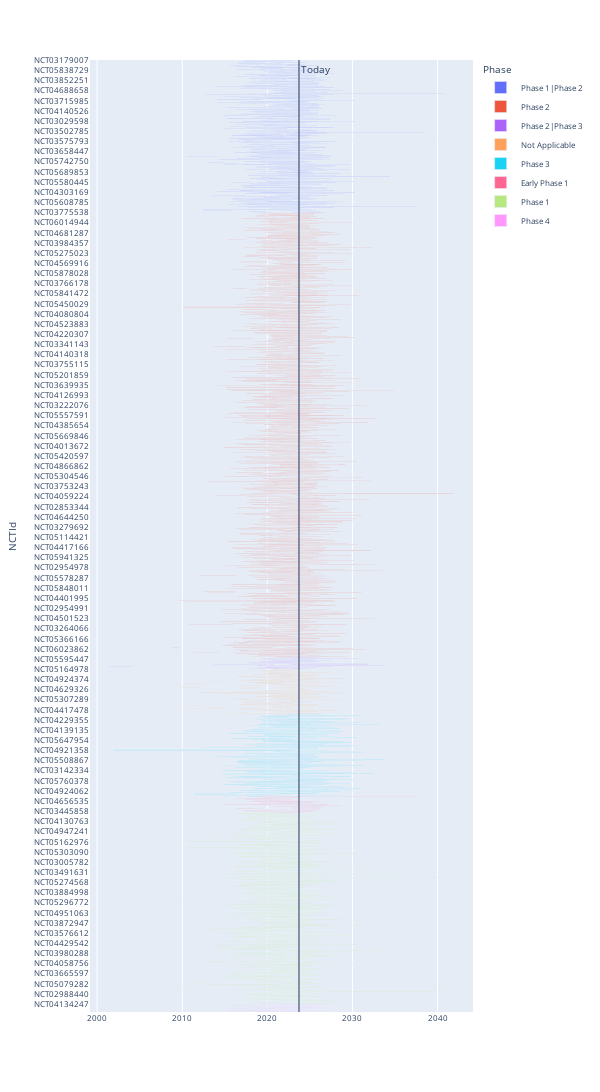

The notebook cell saved with this chart:
### Code cell
now = dt.datetime.now()
today = now.strftime("%Y-%m-%d")
data = df2

fig = px.timeline(
    data,
    x_start="StartDate",
    x_end="CompletionDate",
    # pattern_shape="LeadSponsorName",
    hover_name="LeadSponsorName",
    y="NCTId",
    color="Phase",
    width=600,
    height=1200,
)
fig.update_yaxes(autorange="reversed")

# 수직 영역 표시
fig.add_vrect(
    x0=today,
    x1=today,
    annotation_text="Today",
    annotation_position="top left",
    annotation=dict(font_size=10),
    fillcolor="green",
    opacity=0.7,
    line_width=1,
)

fig.update_layout(
    font=dict(
        # family="Courier New, monospace",
        size=8,  # Set the font size here
        # color="RebeccaPurple"
    )
)

fig.show()

### Figure 1 — Plotly figure (JSON) as saved in the notebook; plotly's stock layout.template omitted (floating-point values rounded to 4 significant figures; data arrays with more than 128 entries replaced by an {"elided": "..."} marker saying what was removed)
{"data": [{"alignmentgroup": "True", "base": {"elided": "512 str values"}, "hovertemplate": "<b>%{hovertext}</b><br><br>Phase=Phase 1|Phase 2<br>StartDate=%{base}<br>CompletionDate=%{x}<br>NCTId=%{y}<extra></extra>", "hovertext": {"elided": "512 str values"}, "legendgroup": "Phase 1|Phase 2", "marker": {"color": "#636efa", "pattern": {"shape": ""}}, "name": "Phase 1|Phase 2", "offsetgroup": "Phase 1|Phase 2", "orientation": "h", "showlegend": true, "textposition": "auto", "type": "bar", "x": {"elided": "512 int values"}, "xaxis": "x", "y": {"elided": "512 str values"}, "yaxis": "y"}, {"alignmentgroup": "True", "base": {"elided": "1488 str values"}, "hovertemplate": "<b>%{hovertext}</b><br><br>Phase=Phase 2<br>StartDate=%{base}<br>CompletionDate=%{x}<br>NCTId=%{y}<extra></extra>", "hovertext": {"elided": "1488 str values"}, "legendgroup": "Phase 2", "marker": {"color": "#EF553B", "pattern": {"shape": ""}}, "name": "Phase 2", "offsetgroup": "Phase 2", "orientation": "h", "showlegend": true, "textposition": "auto", "type": "bar", "x": {"elided": "1488 int values"}, "xaxis": "x", "y": {"elided": "1488 str values"}, "yaxis": "y"}, {"alignmentgroup": "True", "base": ["2022-10-29T00:00:00", "2022-04-10T00:00:00", "2021-01-20T00:00:00", "2019-05-01T00:00:00", "2022-08-06T00:00:00", "2019-04-08T00:00:00", "2022-10-18T00:00:00", "2019-09-01T00:00:00", "2020-04-16T00:00:00", "2022-12-20T00:00:00", "2021-01-20T00:00:00", "2022-03-02T00:00:00", "2020-07-15T00:00:00", "2021-10-01T00:00:00", "2020-09-23T00:00:00", "2019-11-16T00:00:00", "2019-02-01T00:00:00", "2019-03-05T00:00:00", "2017-09-19T00:00:00", "2020-09-25T00:00:00", "2022-03-15T00:00:00", "2017-11-16T00:00:00", "2023-06-30T00:00:00", "2023-08-08T00:00:00", "2022-04-30T00:00:00", "2013-08-09T00:00:00", "2022-11-11T00:00:00", "2021-07-01T00:00:00", "2022-04-10T00:00:00", "2018-11-01T00:00:00", "2019-11-21T00:00:00", "2022-12-19T00:00:00", "2001-06-01T00:00:00", "2020-12-15T00:00:00", "2020-07-01T00:00:00", "2018-11-30T00:00:00", "2019-09-30T00:00:00", "2021-06-30T00:00:00", "2017-12-05T00:00:00", "2020-08-13T00:00:00"], "hovertemplate": "<b>%{hovertext}</b><br><br>Phase=Phase 2|Phase 3<br>StartDate=%{base}<br>CompletionDate=%{x}<br>NCTId=%{y}<extra></extra>", "hovertext": ["Xuhua Duan", "RenJi Hospital", "Shanghai Pulmonary Hospital, Shanghai, China", "Beijing Friendship Hospital", "Cancer Institute and Hospital, Chinese Academy of Medical Sciences", "Henan Cancer Hospital", "Hospital Regional de Alta Especialidad del Bajio", "Chinese PLA General Hospital", "Assiut University", "Jiangsu Healthy Life Innovation Medical Technology Co., Ltd", "Shanghai Zhongshan Hospital", "Shanghai Zhongshan Hospital", "ARCAGY/ GINECO GROUP", "Shanghai Jiao Tong University School of Medicine", "Qilu Pharmaceutical Co., Ltd.", "Mian XI", "University of Hawaii", "Shanghai Junshi Bioscience Co., Ltd.", "Biocad", "Taizhou Hanzhong biomedical co. LTD", "SWOG Cancer Research Network", "Janssen Research & Development, LLC", "Regeneron Pharmaceuticals", "Regeneron Pharmaceuticals", "Third Affiliated Hospital, Sun Yat-Sen University", "Merck Sharp & Dohme LLC", "Shandong New Time Pharmaceutical Co., LTD", "Sun Yat-sen University", "Zhejiang University", "Second Affiliated Hospital of Guangzhou Medical University", "GlaxoSmithKline", "Immunocore Ltd", "Spanish National Health System", "Rapa Therapeutics LLC", "Qilu Pharmaceutical Co., Ltd.", "University Health Network, Toronto", "MacroGenics", "Mirati Therapeutics Inc.", "Universität des Saarlandes", "GlaxoSmithKline"], "legendgroup": "Phase 2|Phase 3", "marker": {"color": "#ab63fa", "pattern": {"shape": ""}}, "name": "Phase 2|Phase 3", "offsetgroup": "Phase 2|Phase 3", "orientation": "h", "showlegend": true, "textposition": "auto", "type": "bar", "x": [97545600000, 54432000000, 157766400000, 110505600000, 251942400000, 71020800000, 63158400000, 168393600000, 32832000000, 82425600000, 121910400000, 168220800000, 153964800000, 134006400000, 55814400000, 93312000000, 123465600000, 139104000000, 122774400000, 94608000000, 180316800000, 126489600000, 266976000000, 258940800000, 84240000000, 225417600000, 117417600000, 236736000000, 117590400000, 473385600000, 114652800000, 148348800000, 89424000000, 143337600000, 76204800000, 221011200000, 131587200000, 88473600000, 217987200000, 93052800000], "xaxis": "x", "y": ["NCT05605613", "NCT05322187", "NCT04702009", "NCT05809336", "NCT05484024", "NCT03975036", "NCT05595447", "NCT04510610", "NCT04589494", "NCT05661240", "NCT04669496", "NCT04973306", "NCT03651206", "NCT05125055", "NCT04864782", "NCT04167293", "NCT04500678", "NCT03859128", "NCT03288870", "NCT04750083", "NCT05096663", "NCT03357952", "NCT05785767", "NCT05800015", "NCT05250843", "NCT01905657", "NCT05408221", "NCT04890522", "NCT05325528", "NCT03755739", "NCT04128696", "NCT05549297", "NCT00399425", "NCT04220190", "NCT04435652", "NCT03686202", "NCT04082364", "NCT04887870", "NCT03366272", "NCT04428333"], "yaxis": "y"}, {"alignmentgroup": "True", "base": {"elided": "153 str values"}, "hovertemplate": "<b>%{hovertext}</b><br><br>Phase=Not Applicable<br>StartDate=%{base}<br>CompletionDate=%{x}<br>NCTId=%{y}<extra></extra>", "hovertext": {"elided": "153 str values"}, "legendgroup": "Not Applicable", "marker": {"color": "#FFA15A", "pattern": {"shape": ""}}, "name": "Not Applicable", "offsetgroup": "Not Applicable", "orientation": "h", "showlegend": true, "textposition": "auto", "type": "bar", "x": {"elided": "153 int values"}, "xaxis": "x", "y": {"elided": "153 str values"}, "yaxis": "y"}, {"alignmentgroup": "True", "base": {"elided": "273 str values"}, "hovertemplate": "<b>%{hovertext}</b><br><br>Phase=Phase 3<br>StartDate=%{base}<br>CompletionDate=%{x}<br>NCTId=%{y}<extra></extra>", "hovertext": {"elided": "273 str values"}, "legendgroup": "Phase 3", "marker": {"color": "#19d3f3", "pattern": {"shape": ""}}, "name": "Phase 3", "offsetgroup": "Phase 3", "orientation": "h", "showlegend": true, "textposition": "auto", "type": "bar", "x": {"elided": "273 int values"}, "xaxis": "x", "y": {"elided": "273 str values"}, "yaxis": "y"}, {"alignmentgroup": "True", "base": ["2021-01-01T00:00:00", "2019-09-01T00:00:00", "2019-02-01T00:00:00", "2019-02-01T00:00:00", "2019-10-01T00:00:00", "2019-11-22T00:00:00", "2017-01-01T00:00:00", "2021-07-01T00:00:00", "2016-03-08T00:00:00", "2020-01-27T00:00:00", "2020-05-13T00:00:00", "2018-01-18T00:00:00", "2017-05-17T00:00:00", "2018-03-09T00:00:00", "2020-10-30T00:00:00", "2020-03-26T00:00:00", "2021-04-21T00:00:00", "2017-08-11T00:00:00", "2021-02-01T00:00:00", "2018-09-27T00:00:00", "2019-05-01T00:00:00", "2019-07-24T00:00:00", "2021-09-26T00:00:00", "2022-10-01T00:00:00", "2019-04-19T00:00:00", "2021-03-31T00:00:00", "2023-06-21T00:00:00", "2019-03-29T00:00:00", "2018-03-27T00:00:00", "2014-11-25T00:00:00", "2023-07-20T00:00:00", "2023-09-01T00:00:00", "2023-06-06T00:00:00", "2021-03-01T00:00:00", "2020-08-28T00:00:00", "2022-12-02T00:00:00", "2023-06-24T00:00:00", "2023-03-30T00:00:00", "2023-03-02T00:00:00", "2023-04-10T00:00:00", "2023-03-27T00:00:00", "2023-02-06T00:00:00", "2016-05-01T00:00:00", "2018-08-30T00:00:00", "2023-03-23T00:00:00", "2019-04-10T00:00:00", "2017-03-28T00:00:00", "2018-05-07T00:00:00", "2020-02-15T00:00:00", "2023-08-30T00:00:00", "2018-02-12T00:00:00", "2021-09-01T00:00:00", "2023-09-30T00:00:00", "2021-03-05T00:00:00", "2019-10-28T00:00:00"], "hovertemplate": "<b>%{hovertext}</b><br><br>Phase=Early Phase 1<br>StartDate=%{base}<br>CompletionDate=%{x}<br>NCTId=%{y}<extra></extra>", "hovertext": ["Fudan University", "UNC Lineberger Comprehensive Cancer Center", "Allife Medical Science and Technology Co., Ltd.", "Allife Medical Science and Technology Co., Ltd.", "Shanghai First Maternity and Infant Hospital", "SYZ Cell Therapy Co..", "Huashan Hospital", "Beijing Friendship Hospital", "H. Lee Moffitt Cancer Center and Research Institute", "Bispebjerg Hospital", "Wuhan Union Hospital, China", "Universitaire Ziekenhuizen KU Leuven", "Megan Daly, MD", "Nilogen Oncosystems", "Shanghai Mengchao Cancer Hospital", "Shanghai Cell Therapy Group Co.,Ltd", "Yale University", "University of California, Davis", "John O. Prior", "Sidney Kimmel Comprehensive Cancer Center at Johns Hopkins", "Zhejiang Cancer Hospital", "Jonsson Comprehensive Cancer Center", "Shanghai Juncell Therapeutics", "The Second Hospital of Hebei Medical University", "University of Arizona", "University of California, Davis", "UNC Lineberger Comprehensive Cancer Center", "UNC Lineberger Comprehensive Cancer Center", "Five Prime Therapeutics, Inc.", "M.D. Anderson Cancer Center", "University of Pennsylvania", "Zhao Weili", "H. Lee Moffitt Cancer Center and Research Institute", "China Medical University Hospital", "Merck Sharp & Dohme LLC", "Shanghai Yunying Medical Technology", "Shanghai Yunying Medical Technology", "Shanghai Yunying Medical Technology", "Shanghai Yunying Medical Technology", "Shanghai Yunying Medical Technology", "Shanghai Yunying Medical Technology", "Shanghai Yunying Medical Technology", "Centro Nacional de Investigaciones Oncologicas CARLOS III", "University Health Network, Toronto", "Barbara Burtness", "Zhejiang University", "Ashwin Somasundaram", "University of California, San Francisco", "NYU Langone Health", "Zhejiang University", "Children's Hospital Medical Center, Cincinnati", "Shanghai Public Health Clinical Center", "Shanghai Cell Therapy Group Co.,Ltd", "Carla Greenbaum, MD", "Griffin Hospital"], "legendgroup": "Early Phase 1", "marker": {"color": "#FF6692", "pattern": {"shape": ""}}, "name": "Early Phase 1", "offsetgroup": "Early Phase 1", "orientation": "h", "showlegend": true, "textposition": "auto", "type": "bar", "x": [62985600000, 563241600000, 63158400000, 63158400000, 94694400000, 124761600000, 155088000000, 47433600000, 141350400000, 55641600000, 80524800000, 69379200000, 97977600000, 101952000000, 86832000000, 68860800000, 148176000000, 76204800000, 57715200000, 163382400000, 94694400000, 179539200000, 94608000000, 55209600000, 177292800000, 115862400000, 115344000000, 171331200000, 98496000000, 173145600000, 158803200000, 71020800000, 112752000000, 126144000000, 25833600000, 94694400000, 92707200000, 60652800000, 94694400000, 93916800000, 94694400000, 94694400000, 99878400000, 46396800000, 90374400000, 93916800000, 194918400000, 99360000000, 182822400000, 55209600000, 218246400000, 29721600000, 39484800000, 52358400000, 131673600000], "xaxis": "x", "y": ["NCT04974281", "NCT04134325", "NCT03815630", "NCT03815084", "NCT04046185", "NCT04074564", "NCT03347097", "NCT04690036", "NCT02652455", "NCT04570683", "NCT04489862", "NCT03197389", "NCT03158883", "NCT03371992", "NCT05373147", "NCT04503980", "NCT04656535", "NCT03224871", "NCT04663126", "NCT03153410", "NCT03940001", "NCT03970252", "NCT05098171", "NCT05589961", "NCT03911453", "NCT04678440", "NCT05620342", "NCT03694834", "NCT03514121", "NCT02210117", "NCT06032026", "NCT05979792", "NCT05704933", "NCT05482451", "NCT04054544", "NCT05801783", "NCT05961111", "NCT05886075", "NCT05860374", "NCT05851456", "NCT05830240", "NCT05812677", "NCT02802098", "NCT03575598", "NCT05317000", "NCT03799913", "NCT03099564", "NCT03316274", "NCT04049474", "NCT06026605", "NCT03445858", "NCT04963712", "NCT06036355", "NCT04118153", "NCT04096443"], "yaxis": "y"}, {"alignmentgroup": "True", "base": {"elided": "639 str values"}, "hovertemplate": "<b>%{hovertext}</b><br><br>Phase=Phase 1<br>StartDate=%{base}<br>CompletionDate=%{x}<br>NCTId=%{y}<extra></extra>", "hovertext": {"elided": "639 str values"}, "legendgroup": "Phase 1", "marker": {"color": "#B6E880", "pattern": {"shape": ""}}, "name": "Phase 1", "offsetgroup": "Phase 1", "orientation": "h", "showlegend": true, "textposition": "auto", "type": "bar", "x": {"elided": "639 int values"}, "xaxis": "x", "y": {"elided": "639 str values"}, "yaxis": "y"}, {"alignmentgroup": "True", "base": ["2021-05-15T00:00:00", "2019-04-01T00:00:00", "2019-11-01T00:00:00", "2019-09-01T00:00:00", "2021-08-26T00:00:00", "2023-06-01T00:00:00", "2022-03-12T00:00:00", "2023-06-01T00:00:00", "2015-04-23T00:00:00", "2018-04-09T00:00:00", "2019-08-09T00:00:00", "2020-04-01T00:00:00", "2022-03-01T00:00:00", "2020-10-27T00:00:00", "2017-10-25T00:00:00", "2022-10-09T00:00:00", "2018-09-25T00:00:00", "2019-01-31T00:00:00", "2015-09-28T00:00:00", "2022-06-01T00:00:00", "2022-05-01T00:00:00", "2019-12-18T00:00:00", "2020-05-26T00:00:00", "2019-11-29T00:00:00", "2016-03-01T00:00:00", "2015-06-01T00:00:00", "2020-03-10T00:00:00", "2018-08-02T00:00:00", "2021-12-01T00:00:00"], "hovertemplate": "<b>%{hovertext}</b><br><br>Phase=Phase 4<br>StartDate=%{base}<br>CompletionDate=%{x}<br>NCTId=%{y}<extra></extra>", "hovertext": ["The First Affiliated Hospital of Soochow University", "Mingzhi Zhang", "Shandong Provincial Hospital", "Mingzhi Zhang", "Wuhan Union Hospital, China", "The Second Affiliated Hospital of Chongqing Medical University", "Cancer Institute and Hospital, Chinese Academy of Medical Sciences", "The Second Affiliated Hospital of Chongqing Medical University", "Hospices Civils de Lyon", "Assistance Publique Hopitaux De Marseille", "Institut Paoli-Calmettes", "Henan Cancer Hospital", "Medical University of Silesia", "Merck Sharp & Dohme LLC", "Hoffmann-La Roche", "Ruijin Hospital", "National Institute of Allergy and Infectious Diseases (NIAID)", "Merck Sharp & Dohme LLC", "University of Melbourne", "Sun Yat-Sen Memorial Hospital of Sun Yat-Sen University", "Neuromed IRCCS", "Chonnam National University Hospital", "University Hospital, Ghent", "University Hospital, Strasbourg, France", "University of Turin, Italy", "University Hospital Muenster", "Hospitales Universitarios Virgen del Rocío", "Guy's and St Thomas' NHS Foundation Trust", "Security Forces Hospital"], "legendgroup": "Phase 4", "marker": {"color": "#FF97FF", "pattern": {"shape": ""}}, "name": "Phase 4", "offsetgroup": "Phase 4", "orientation": "h", "showlegend": true, "textposition": "auto", "type": "bar", "x": [61776000000, 94694400000, 63158400000, 63158400000, 47865600000, 81561600000, 120096000000, 18403200000, 92793600000, 217555200000, 75600000000, 94608000000, 134006400000, 118108800000, 140400000000, 83376000000, 70761600000, 172713600000, 63331200000, 78969600000, 31536000000, 79920000000, 218592000000, 186969600000, 218419200000, 171072000000, 93830400000, 157593600000, 64281600000], "xaxis": "x", "y": ["NCT05039580", "NCT04038411", "NCT04134247", "NCT04040491", "NCT05029453", "NCT05769816", "NCT05291910", "NCT05771402", "NCT02626065", "NCT03313544", "NCT03673332", "NCT04331626", "NCT05235737", "NCT04489888", "NCT03285763", "NCT05580354", "NCT03673345", "NCT03715205", "NCT02500446", "NCT05444673", "NCT05355064", "NCT04059887", "NCT04553081", "NCT03849131", "NCT02951559", "NCT02419378", "NCT04295460", "NCT03565159", "NCT05042648"], "yaxis": "y"}], "layout": {"annotations": [{"font": {"size": 10}, "showarrow": false, "text": "Today", "x": "2023-09-21", "xanchor": "left", "xref": "x", "y": 1, "yanchor": "top", "yref": "y domain"}], "barmode": "overlay", "font": {"size": 8}, "height": 1200, "legend": {"title": {"text": "Phase"}, "tracegroupgap": 0}, "margin": {"t": 60}, "shapes": [{"fillcolor": "green", "line": {"width": 1}, "opacity": 0.7, "type": "rect", "x0": "2023-09-21", "x1": "2023-09-21", "xref": "x", "y0": 0, "y1": 1, "yref": "y domain"}], "width": 600, "xaxis": {"anchor": "y", "autorange": true, "domain": [0, 1], "range": ["1999-03-02 04:00", "2044-03-01 20:00"], "type": "date"}, "yaxis": {"anchor": "x", "autorange": true, "domain": [0, 1], "range": [3188.0, -0.5], "title": {"text": "NCTId"}, "type": "category"}}}
